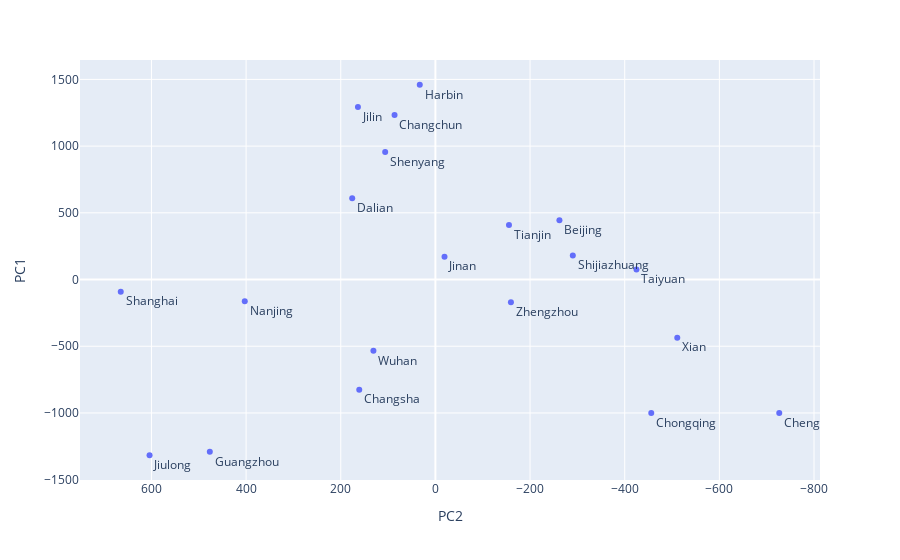

The notebook cell this image was saved under:
### Code cell
fig1

### Figure 1 — Plotly figure (JSON) as saved in the notebook; plotly's stock layout.template omitted (floating-point values rounded to 4 significant figures)
{"data": [{"hovertemplate": "PC2=%{x}<br>PC1=%{y}<br>text=%{text}<extra></extra>", "legendgroup": "", "marker": {"color": "#636efa", "symbol": "circle"}, "mode": "markers+text", "name": "", "orientation": "v", "showlegend": false, "text": ["Shanghai", "Beijing", "Wuhan", "Chongqing", "Xian", "Chengdu", "Tianjin", "Shenyang", "Harbin", "Nanjing", "Guangzhou", "Taiyuan", "Changchun", "Changsha", "Jinan", "Shijiazhuang", "Dalian", "Zhengzhou", "Jiulong", "Jilin"], "textposition": "bottom right", "type": "scatter", "x": [664.9, -262.1, 131.0, -456.1, -511.1, -726.5, -155.4, 106.2, 33.01, 402.8, 476.7, -424.8, 86.35, 160.9, -19.24, -290.3, 175.8, -159.6, 604.0, 163.7], "xaxis": "x", "y": [-91.19, 445.2, -534.6, -1000.0, -435.9, -1001.0, 408.6, 956.8, 1460.0, -163.5, -1292.0, 74.59, 1233.0, -825.7, 171.0, 179.8, 609.3, -170.3, -1317.0, 1292.0], "yaxis": "y"}], "layout": {"legend": {"tracegroupgap": 0}, "margin": {"t": 60}, "xaxis": {"anchor": "y", "autorange": "reversed", "domain": [0, 1], "title": {"text": "PC2"}}, "yaxis": {"anchor": "x", "domain": [0, 1], "title": {"text": "PC1"}}}}
